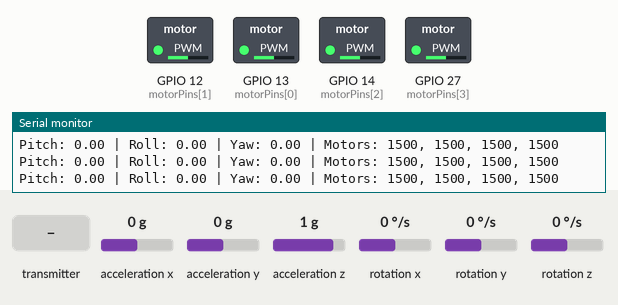
Simulated run of this sketch. Board: ESP32. Shown: switched loads named in the sketch (green lamp = pin HIGH), the last lines printed to the serial monitor. The inputs (shaded band) are chosen by the test bench; at power-on: acceleration x 0 g, rotation x 0 °/s, rotation z 0 °/s, acceleration y 0 g, acceleration z 1 g, rotation y 0 °/s.

Above: at 1.2 s.
1.3 s: acceleration x set to -1.4 g
At 1.45 s:
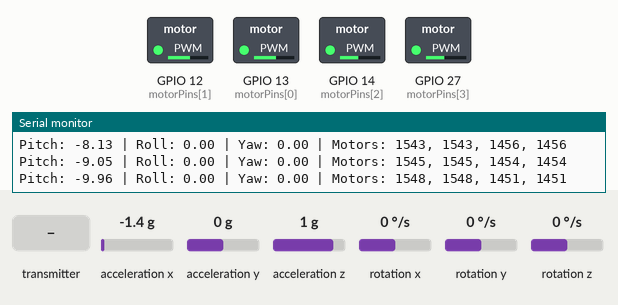
4.3 s: rotation x set to -192 °/s
At 6.5 s:
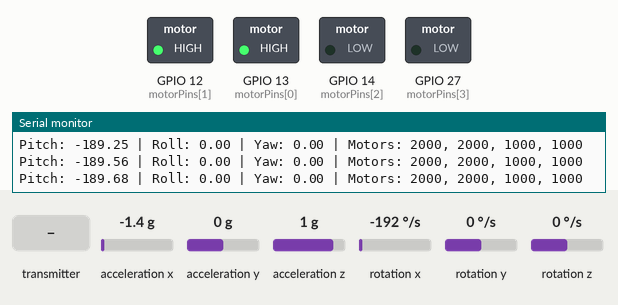
6.8 s: the transmitter starts sending ch.2 = 172
At 8.54 s:
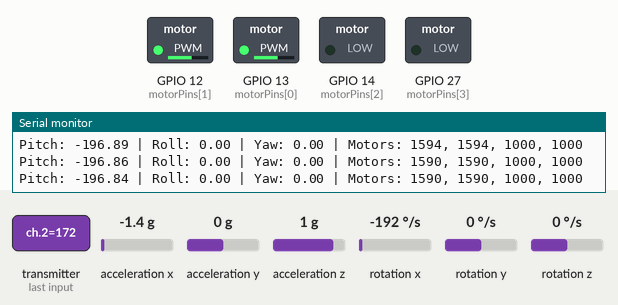
9.8 s: the transmitter starts sending ch.0 = 172
12.8 s: rotation z set to 100 °/s
At 14.73 s:
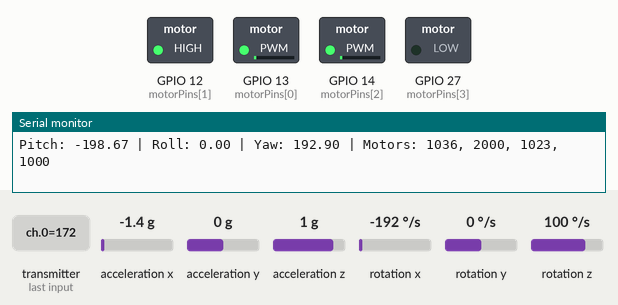
15.8 s: the transmitter starts sending ch.2 = 992
Timing chart, 0 to 18.8 s (numbered marks = the images above; inputs shaded):
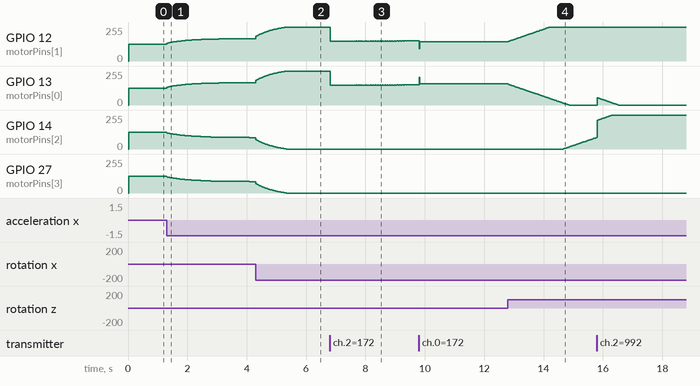

Measured:
- after the input at 1.3 s, GPIO 12 (motorPins[1]), GPIO 13 (motorPins[0]): moves from 127/255 to 168/255 over 2.4 s, starting at once; GPIO 14 (motorPins[2]), GPIO 27 (motorPins[3]): moves from 127/255 to 86/255 over 2.8 s, starting at once
- after the input at 4.3 s, GPIO 14 (motorPins[2]), GPIO 27 (motorPins[3]): moves from 86/255 to 0/255 over 1.0 s, starting at once
- after the input at 12.8 s, GPIO 14 (motorPins[2]): moves from 0/255 to 88/255 over 1.1 s, starting after 1.9 s

The sketch:

ok.ino
```cpp
#include <Wire.h>
#include "MPU6050.h"
#include "sbus.h"

MPU6050 mpu;

// Motor pins & channels
int motorPins[4] = {13, 12, 14, 27};
int motorChannels[4] = {0, 1, 2, 3};

// PWM settings
int freq = 400;
int resolution = 12;  // 0-4095
int minPWM = 1000;
int maxPWM = 2000;
int baseThrottle = 1500;

// PID coefficients
float Kp_pitch = 3.0, Ki_pitch = 0.0003, Kd_pitch = 0.3;
float Kp_roll  = 3.0, Ki_roll  = 0.0003, Kd_roll  = 0.3;
float Kp_yaw   = 3.0, Ki_yaw   = 0.0003, Kd_yaw   = 0.1;

// PID variables
float pitchError=0, rollError=0, yawError=0;
float pitchPrevError=0, rollPrevError=0, yawPrevError=0;
float pitchIntegral=0, rollIntegral=0, yawIntegral=0;

// Desired angles & throttle (set từ SBUS)
float desiredPitch = 0;
float desiredRoll  = 0;
float desiredYaw   = 0;
float desiredThrottle = 1500;

// Sensor raw
int16_t ax, ay, az, gx, gy, gz;
float pitch=0, roll=0, yaw=0;

// Complementary filter alpha
float alpha = 0.98;
unsigned long lastTime;

// SBUS setup
#include <HardwareSerial.h>
#define RX1_PIN 16
HardwareSerial SerialSBUS(1);
bfs::SbusRx sbus(&SerialSBUS, RX1_PIN, -1, true);

float radToDeg(float rad){ return rad*180.0/3.14159265; }

void setup() {
  Serial.begin(115200);
  Wire.begin();
  mpu.initialize();

  // Motor setup
  for(int i=0;i<4;i++){
    ledcSetup(motorChannels[i], freq, resolution);
    ledcAttachPin(motorPins[i], motorChannels[i]);
    ledcWrite(motorChannels[i], map(baseThrottle,1000,2000,0,4095));
  }

  // SBUS UART
  SerialSBUS.begin(100000, SERIAL_8E2, RX1_PIN, -1);
  sbus.Begin();

  lastTime = millis();
}

void loop() {
  unsigned long now = millis();
  float dt = (now - lastTime)/1000.0;
  lastTime = now;

  // --- Read SBUS ---
  if(sbus.Read()){
    const bfs::SbusData &data = sbus.data();
    // Map kênh SBUS sang góc / throttle
    desiredThrottle = map(data.ch[2], 172, 1811, 1000, 2000); // kênh gas
    desiredPitch    = map(data.ch[1], 172, 1811, -10, 10);     // kênh pitch
    desiredRoll     = map(data.ch[0], 172, 1811, -10, 10);     // kênh roll
    desiredYaw      = map(data.ch[3], 172, 1811, -30, 30);     // kênh yaw
  }

  // --- MPU6050 ---
  mpu.getMotion6(&ax,&ay,&az,&gx,&gy,&gz);
  float pitchAcc = radToDeg(atan2(ax, sqrt(ay*ay + az*az)));
  float rollAcc  = radToDeg(atan2(ay, sqrt(ax*ax + az*az)));
  float gyroX = gx/131.0;
  float gyroY = gy/131.0;
  float gyroZ = gz/131.0;

  pitch = alpha*(pitch + gyroX*dt) + (1-alpha)*pitchAcc;
  roll  = alpha*(roll  + gyroY*dt) + (1-alpha)*rollAcc;
  yaw  += gyroZ*dt;

  // --- PID ---
  pitchError = desiredPitch - pitch;
  pitchIntegral += pitchError*dt;
  float pitchDerivative = (pitchError - pitchPrevError)/dt;
  float pitchPID = Kp_pitch*pitchError + Ki_pitch*pitchIntegral + Kd_pitch*pitchDerivative;
  pitchPrevError = pitchError;

  rollError = desiredRoll - roll;
  rollIntegral += rollError*dt;
  float rollDerivative = (rollError - rollPrevError)/dt;
  float rollPID = Kp_roll*rollError + Ki_roll*rollIntegral + Kd_roll*rollDerivative;
  rollPrevError = rollError;

  yawError = desiredYaw - yaw;
  yawIntegral += yawError*dt;
  float yawDerivative = (yawError - yawPrevError)/dt;
  float yawPID = Kp_yaw*yawError + Ki_yaw*yawIntegral + Kd_yaw*yawDerivative;
  yawPrevError = yawError;

  // --- Motor mixing ---
  int motorPWM[4];
  motorPWM[0] = desiredThrottle + pitchPID - rollPID + yawPID;
  motorPWM[1] = desiredThrottle + pitchPID + rollPID - yawPID;
  motorPWM[2] = desiredThrottle - pitchPID - rollPID - yawPID;
  motorPWM[3] = desiredThrottle - pitchPID + rollPID + yawPID;

  for(int i=0;i<4;i++){
    motorPWM[i] = constrain(motorPWM[i], minPWM, maxPWM);
    ledcWrite(motorChannels[i], map(motorPWM[i],1000,2000,0,4095));
  }

  // --- Serial output ---
  Serial.print("Pitch: "); Serial.print(pitch,2);
  Serial.print(" | Roll: "); Serial.print(roll,2);
  Serial.print(" | Yaw: "); Serial.print(yaw,2);
  Serial.print(" | Motors: ");
  for(int i=0;i<4;i++){
    Serial.print(motorPWM[i]);
    if(i<3) Serial.print(", ");
  }
  Serial.println();

  delay(10);
}
```
